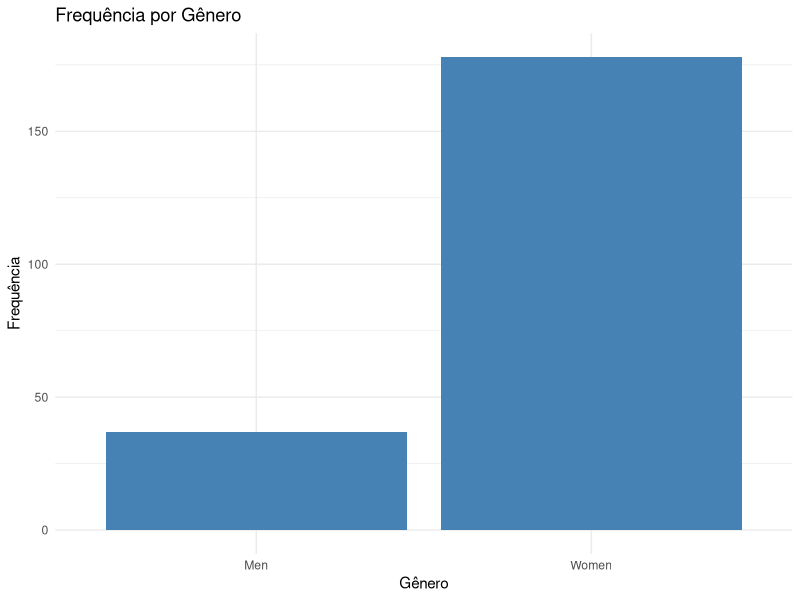
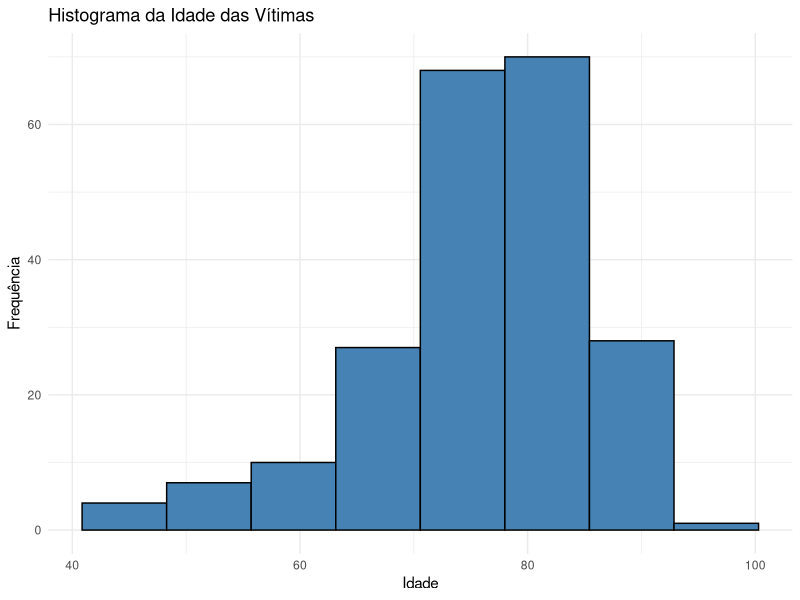
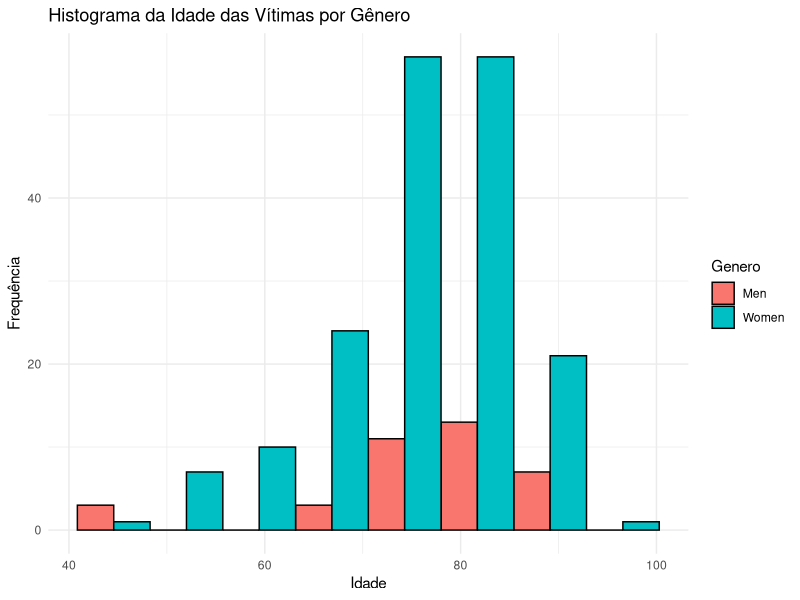
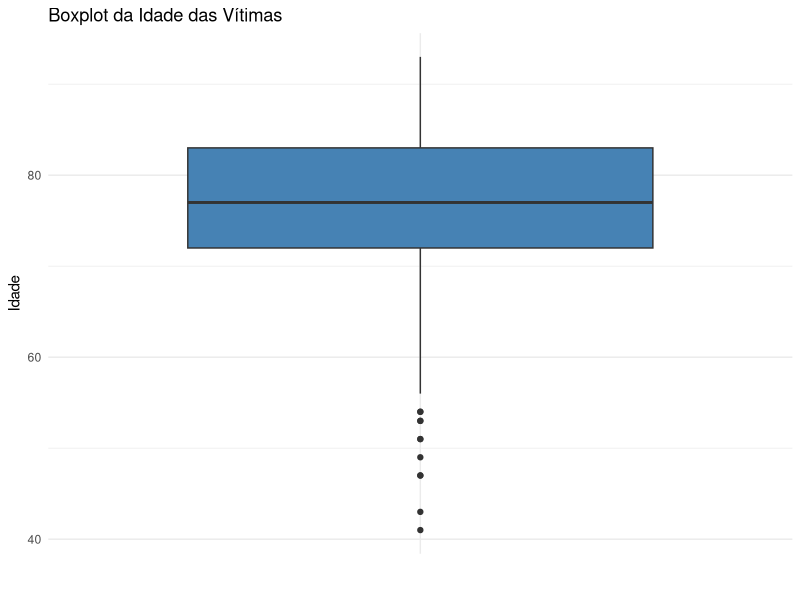
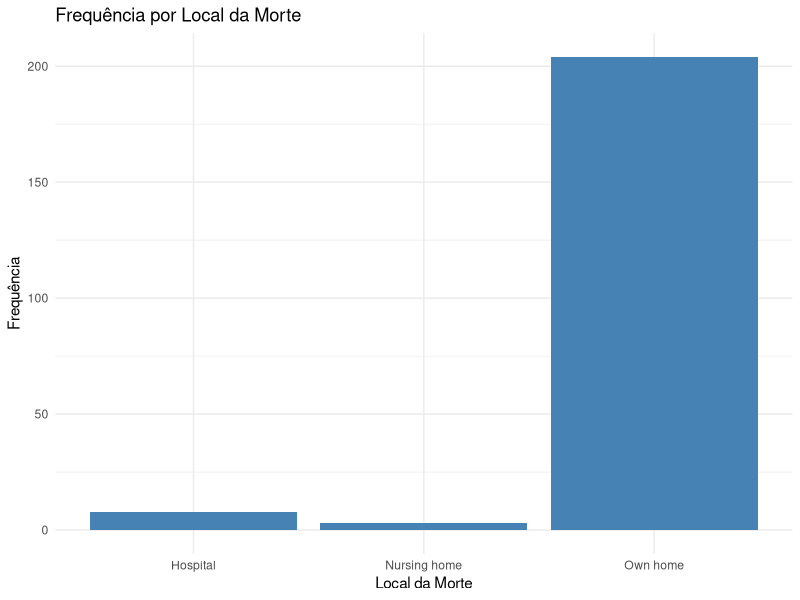
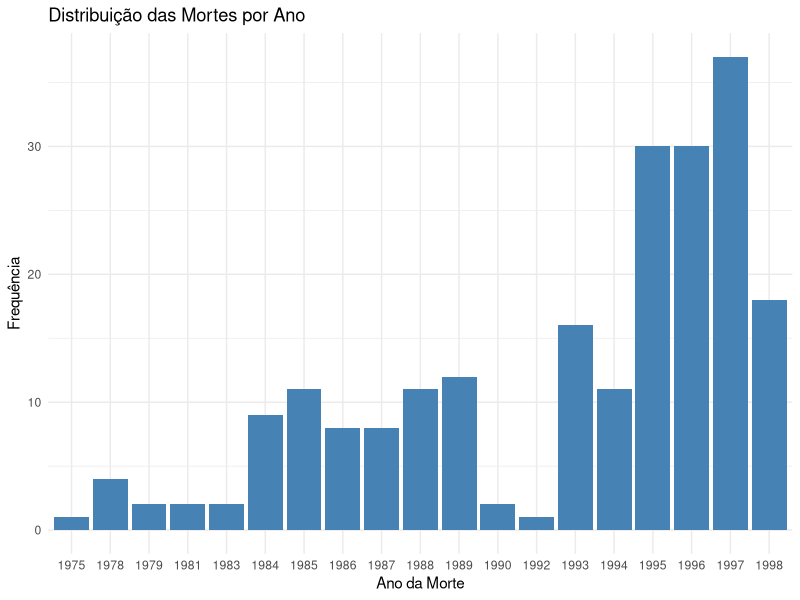

Write the R code that produced these figures, in order.
# Importar os dados
dados <- read.csv("dados.txt", sep = ";", header = TRUE)
head(dados)


# (a)


library(ggplot2)

# Gráfico de barras para a variável Genero
ggplot(dados, aes(x = Genero)) +
  geom_bar(fill = "steelblue") +
  labs(title = "Frequência por Gênero", x = "Gênero", y = "Frequência") +
  theme_minimal()


# (b)

# Histograma da idade com 8 bins
ggplot(dados, aes(x = Idade)) +
  geom_histogram(bins = 8, fill = "steelblue", color = "black") +
  labs(title = "Histograma da Idade das Vítimas", x = "Idade", y = "Frequência") +
  theme_minimal()


# Histograma da idade separado por gênero
ggplot(dados, aes(x = Idade, fill = Genero)) +
  geom_histogram(bins = 8, color = "black", position = "dodge") +
  labs(title = "Histograma da Idade das Vítimas por Gênero", x = "Idade", y = "Frequência") +
  theme_minimal()


# (c)

# Boxplot da variável idade
ggplot(dados, aes(x = "", y = Idade)) +
  geom_boxplot(fill = "steelblue") +
  labs(title = "Boxplot da Idade das Vítimas", x = "", y = "Idade") +
  theme_minimal()


# (d)

# Gráfico de barras para o local da morte
ggplot(dados, aes(x = LocalDaMorte)) +
  geom_bar(fill = "steelblue") +
  labs(title = "Frequência por Local da Morte", x = "Local da Morte", y = "Frequência") +
  theme_minimal()



# (e)

# Gráfico de barras para o ano da morte
ggplot(dados, aes(x = as.factor(AnoDaMorte))) +
  geom_bar(fill = "steelblue") +
  labs(title = "Distribuição das Mortes por Ano", x = "Ano da Morte", y = "Frequência") +
  theme_minimal()



# (f)


# (f) Parágrafo sobre o padrão e o perfil das vítimas.

# Baseado nas análises anteriores:
  
  #A maioria das vítimas eram mulheres idosas, com idades concentradas entre 70 e 90 anos, conforme revelado no histograma e no boxplot. A maioria das mortes ocorreu na própria casa das vítimas, indicando que Harold Shipman provavelmente cometeu muitos dos assassinatos durante visitas domiciliares. A distribuição dos anos de morte mostra que houve um aumento no número de vítimas a partir da década de 1980. O padrão das mortes sugere que Shipman escolheu predominantemente vítimas vulneráveis, como idosos, especialmente mulheres, e utilizou o ambiente doméstico para cometer os assassinatos.
